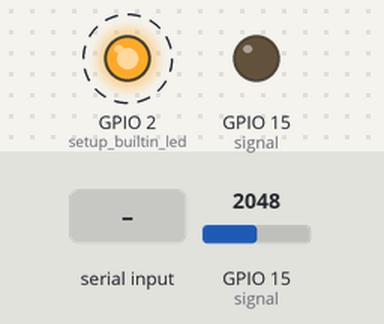
Bench run of a sketch on a simulated ESP32. Parts: output pins drawn as LEDs (lit = HIGH). Dashed ring = blinking. The inputs (shaded band) are chosen by the test bench; at power-on: GPIO 15 (signal) = 2048. Nothing arrives over Bluetooth unless stated; what the sketch prints to the serial monitor is not drawn.

Above: at 1.2 s.
1.3 s: "1" received over the second serial link
Timing chart, 0 to 9.5 s (numbered marks = the images above; inputs shaded):
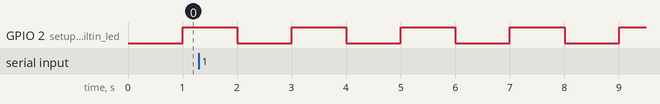

The sketch:

Acquire_Send.ino
```cpp
#include "BluetoothSerial.h"
#include <ArduinoJson.h>

// BT based of BT examples library
// packaging based of multiprocessing code of Daniel C. and Thiago D.

/*definition of BT, and error prevention*/
#if !defined(CONFIG_BT_ENABLED) || !defined(CONFIG_BLUEDROID_ENABLED)
#error Bluetooth is not enabled! Please run `make menuconfig` to and enable it
#endif

#if !defined(CONFIG_BT_SPP_ENABLED)
#error Serial Bluetooth not available or not enabled. It is only available for the ESP32 chip.
#endif

BluetoothSerial SerialBT; //define BT funcions header
/*---------------------------------------------*/

#define signal 15      //define the input pin for esp32
#define bufferSize 64  //define the amount of data stored inside de buffer

/*Global declaration for blinking led withoud delay*/
int ledState = LOW;             // ledState used to set the LED
unsigned long LEDpreviouMicros = 0;        // will store last time LED was updated
const long LEDinterval = 1000000;         //set the interval for blinking
/*---------------------------------------------*/

/*Global declaration for setting transfer speed*/
unsigned long BUFFERpreviousMicros = 0;
const long BUFFERinterval = 1000;       //sets time interval (in microsec) between each data read
/*---------------------------------------------*/

int iteracoes = 0;  //counter for mesuring loop cicles in 1 second

/*Global declaration for packaging data   (NEEDS REWORK)*/
int buffer [bufferSize]; //create buffer
const size_t CAPACITY = JSON_ARRAY_SIZE(bufferSize);
int bufferIndex = 0; //index for counting buffer readyness
/*---------------------------------------------*/


String DataPrep(){
  StaticJsonDocument<CAPACITY> doc; // allocate the memory for the document

  JsonArray msg = doc.to<JsonArray>(); // create an empty array
  for (int i = 0; i < bufferSize; i++){
      msg.add(buffer[i]);
  }
  // serialize the array and sed the result to Serial
  String json;
  serializeJson(msg, json);
  return json;
}

bool bufferBuild(float valueRead, unsigned long currentMicros){
  if(currentMicros - BUFFERpreviousMicros >= BUFFERinterval){
    //Serial.println(currentMicros - BUFFERpreviousMicros);      //*debug*
    BUFFERpreviousMicros = currentMicros;

    buffer[bufferIndex] = valueRead;
    //Serial.print(bufferIndex); Serial.print(" - "); Serial.print(buffer[bufferIndex]); Serial.print(" - "); Serial.println(valueRead);     //*debug*
    bufferIndex++;

    if (bufferIndex >= bufferSize){
      //Serial.println(bufferIndex);    //*debug*
      bufferIndex = 0;
      return 1;
    }
  }
  return 0;
}


void setup() {
  pinMode(LED_BUILTIN, OUTPUT); //setup builtin led
  pinMode(signal, OUTPUT); //setup input pin

  Serial.begin(115200);
  SerialBT.begin("ESP32_BT"); //Bluetooth device name
  Serial.println("The device started, now you can pair it with bluetooth!");
}

void loop() {
  if (Serial.available()) {
    SerialBT.write(Serial.read());
  }
  if (SerialBT.available()) {
    Serial.write(SerialBT.read());
  }

  unsigned long currentMicros = micros(); //using microsec precision reduces the code velocity to ~=10380 cicles per sec

  //this if section is only for blinking the onboard LED
  if (currentMicros - LEDpreviouMicros >= LEDinterval) {
    Serial.print(iteracoes);  Serial.print(" --- "); Serial.println(currentMicros - LEDpreviouMicros); //*debug*    //print elapsed loop time in milliseconds and the count of iterations

    LEDpreviouMicros = currentMicros;        //saves the last time you blinked the LED
    iteracoes = 0;

    if (ledState == LOW) {
      ledState = HIGH;
    } else {
      ledState = LOW;
    }
    // set the LED with the ledState of the variable:
    digitalWrite(LED_BUILTIN, ledState);
  }

  bool bufferFlag = 0;

  bufferFlag = bufferBuild(analogRead(signal), currentMicros);   //call the buffer builder function every loop cicle, now using raw analog input and microsec precision
  //Serial.print("------------"); Serial.println(bufferFlag);     //*debug*

  if(bufferFlag == 1){
    SerialBT.println(DataPrep());           //print data to bluetooth serial
    //Serial.print("DATA- ");Serial.println(DataPrep());         //*debug*
  }

  iteracoes++;         //increases the loop cicles counter

}
```

Measured:
- by itself, GPIO 2 (setup_builtin_led): alternates HIGH for 1.0 s and LOW for 1.0 s
